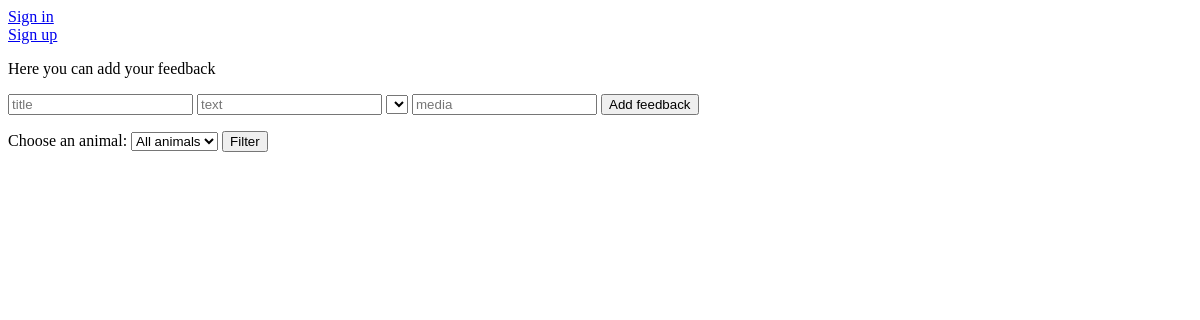
The page /blog/feedbacks on the database as committed earlier.
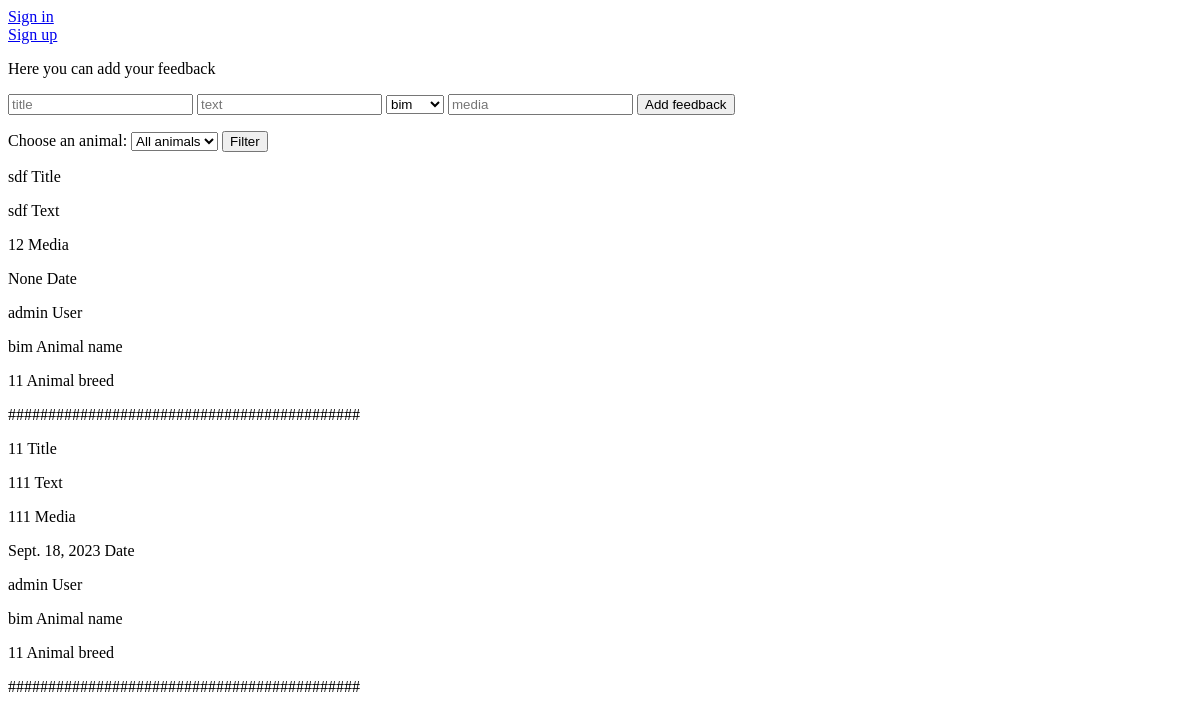
The same page on the database as committed later.
### blog/models.py (models this page shows, shortened)
class Feedback(models.Model):
    title = models.CharField(max_length=255)
    text = models.TextField()
    media = models.CharField(max_length=255)
    date = models.DateField()
    user = models.ForeignKey(User, on_delete=models.CASCADE)
    animal = models.ForeignKey(Animal, on_delete=models.CASCADE)

### animal/models.py (models this page shows, shortened)
class Animal(models.Model):
    name = models.CharField(max_length=255)
    type = models.CharField(max_length=255)
    sex = models.ForeignKey('Sex', on_delete=models.CASCADE)
    age = models.PositiveIntegerField()
    breed = models.CharField(max_length=255)
    availability = models.BooleanField()
    description = models.TextField()
    healthy = models.BooleanField()

### blog/views.py (the view)
# urls.py: path('feedbacks', views.feedbacks, name="feedbacks"),
def feedbacks(request):
    if request.method == "POST":
        animal_id = request.POST.get("animal_name")
        animal = Animal.objects.get(id=animal_id)
        if request.user.is_authenticated:
            user = User.objects.get(id=request.user.id)
            new_feedback = Feedback(title=request.POST["title"],
                                    text=request.POST["text"],
                                    media=request.POST["media"],
                                    user=user,
                                    date=datetime.datetime.date(datetime.datetime.utcnow()),
                                    animal=animal)
            new_feedback.save()
            return redirect("/blog/feedbacks")
        else:
            return redirect("/login")
    else:
        animals = Animal.objects.all()
        animal_id = request.GET.get("animal_id")
        all_feedbacks = Feedback.objects.all()
        if animal_id:
            all_feedbacks = all_feedbacks.filter(animal_id=animal_id)
        results = all_feedbacks.all()
    return render(request, template_name="blog/feedbacks.html", context={"all_feedbacks": results,
                                                                         "animals": animals})

### templates/blog/feedbacks.html (shortened to what this page needs)
<!DOCTYPE html>
<html lang="en">
<head>
</head>
<body>
{% if request.user.is_authenticated %}
Hello {{ request.user}}
{% else %}
<a href="/login">Sign in</a>
<br>
<a href="/register">Sign up</a>
{% endif %}
<p>Here you can add your feedback</p>
<form method="post">
    <input type="text" name="title" placeholder="title">
    <input type="text" name="text" placeholder="text">
    <select id="animal_name" name="animal_name">
            {% for animal in animals %}
                <option value="{{ animal.id }}">{{ animal.name }}</option>
            {% endfor %}
        </select>
    <input type="text" name="media" placeholder="media">
    <input type="submit" value="Add feedback">
</form>
<p>
<form method="get">
    <label for="animal_id">Choose an animal:</label>
        <select id="animal_id" name="animal_id">
            <option value="">All animals</option>
        </select>
        <input type="submit" value="Filter">
</form>
{% for feedback in all_feedbacks %}
<p>{{feedback.title}} Title</p>
<p>{{feedback.text}} Text</p>
<p>{{feedback.media}} Media</p>
<p>{{feedback.date}} Date</p>
<p>{{feedback.user}} User</p>
<p>{{feedback.animal.name}} Animal name</p>
<p>{{feedback.animal.breed}} Animal breed</p>
<p>############################################</p>
{% endfor %}
</body>
</html>

Rows that differ between the two databases and show on the page:
added Feedback: title "sdf", text "sdf", media "12", date "None", user "admin", animal.name "bim", animal.breed "11"
added Feedback: title "11", text "111", media "111", date "Sept. 18, 2023", user "admin", animal.name "bim", animal.breed "11"
Other text that changed with them:
form field animal_name: (not shown) → "bim"
